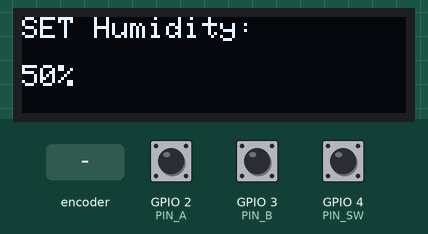
Bench run of a sketch on a simulated ESP32. Parts: 128×32 one-colour display. The test bench sets the inputs (shaded band); at power-on: GPIO 4 (PIN_SW) HIGH, GPIO 2 (PIN_A) HIGH, GPIO 3 (PIN_B) HIGH.

Above: at 1.2 s.
1.3 s: GPIO 4 (PIN_SW) pulled LOW for 0.15 s
At 1.72 s:
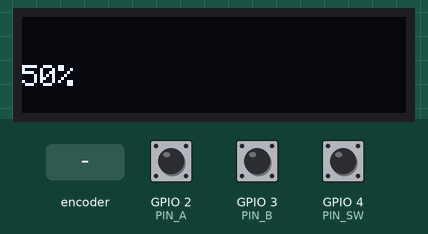
2.0 s: rotary encoder on GPIO 2 (PIN_A) / GPIO 3 (PIN_B) turned 1 step (first pin leading)
At 2.96 s:
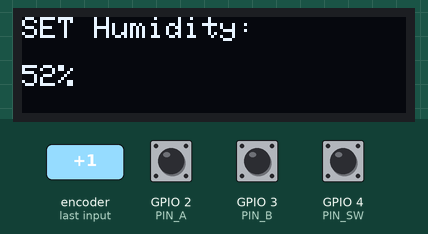
3.7 s: rotary encoder on GPIO 2 (PIN_A) / GPIO 3 (PIN_B) turned 1 step (first pin leading)
At 5.3 s:
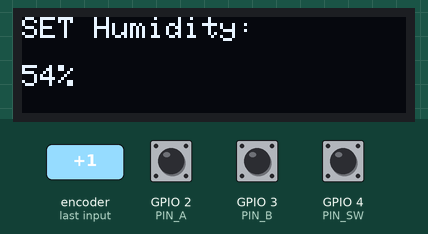
5.4 s: GPIO 4 (PIN_SW) pulled LOW for 1 s
7.9 s: GPIO 4 (PIN_SW) pulled LOW for 3.2 s
At 11.44 s:
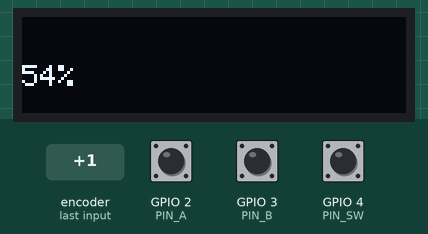
Timing chart, 0 to 12.7 s (numbered marks = the images above; inputs shaded):
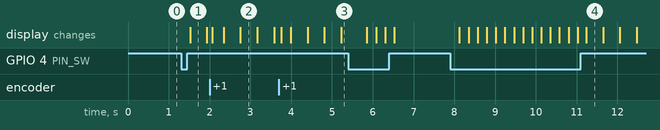

The sketch:

humidity_set.ino
```cpp
#include <Wire.h>
#include <Adafruit_GFX.h>
#include <Adafruit_SSD1306.h>

#define SCREEN_WIDTH 128
#define SCREEN_HEIGHT 32

Adafruit_SSD1306 display(SCREEN_WIDTH, SCREEN_HEIGHT, &Wire, -1);

// ENCODER
#define PIN_A 2
#define PIN_B 3
#define PIN_SW 4

int lastStateA;
int humSet = 50;

bool editMode = false;
bool blinkState = true;

unsigned long lastBlink = 0;

// ----------- OLED -----------

void drawScreen() {
  display.clearDisplay();

  display.setTextSize(1);
  display.setTextColor(SSD1306_WHITE);

  // MRUGANIE "SET"
  if (editMode) {
    if (millis() - lastBlink > 400) {
      blinkState = !blinkState;
      lastBlink = millis();
    }
  } else {
    blinkState = true;
  }

  if (blinkState) {
    display.setCursor(0, 0);
    display.print("SET Humidity:");
  }

  display.setCursor(0, 16);
  display.print(humSet);
  display.print("%");

  display.display();
}

// ----------- SETUP -----------

void setup() {
  pinMode(PIN_A, INPUT_PULLUP);
  pinMode(PIN_B, INPUT_PULLUP);
  pinMode(PIN_SW, INPUT_PULLUP);

  lastStateA = digitalRead(PIN_A);

  Wire.begin(6, 7);

  if (!display.begin(SSD1306_SWITCHCAPVCC, 0x3C)) {
    while (true);
  }

  display.clearDisplay();
}

// ----------- LOOP -----------

void loop() {
  int currentStateA = digitalRead(PIN_A);

  // ENCODER działa tylko w trybie edycji
  if (currentStateA != lastStateA) {
    if (editMode) {
      if (digitalRead(PIN_B) != currentStateA) {
        humSet++;
      } else {
        humSet--;
      }

      humSet = constrain(humSet, 0, 100);
    }
  }

  lastStateA = currentStateA;

  // PRZYCISK
  if (digitalRead(PIN_SW) == LOW) {
    delay(200);

    editMode = !editMode;
  }

  drawScreen();

  delay(10);
}
```

Measured:
- after the input at 1.3 s, the display: changes after 0.22 s (image 1)
- after the input at 2.0 s, the display: changes after 0.07 s (image 2)
- after the input at 3.7 s, the display: changes after 0.06 s (image 3)
- after the input at 7.9 s, the display: changes after 0.22 s (image 4)
- what the display in image 1 shows lasts 0.4 s, from 1.5 s to 1.9 s
